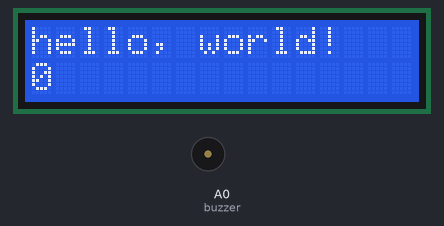
Simulated run of this sketch. Board: Arduino Uno, built with avr-gcc and run on an emulated ATmega328P. Parts: 16×2 character LCD, buzzer (waves = sounding).

Above: at 0.36 s.
At 9.87 s:
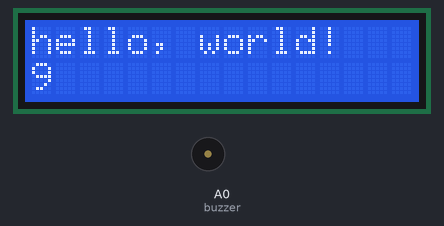
At 19.88 s:
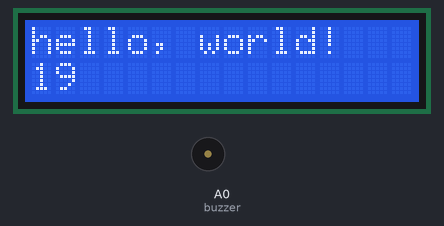
At 39.65 s:
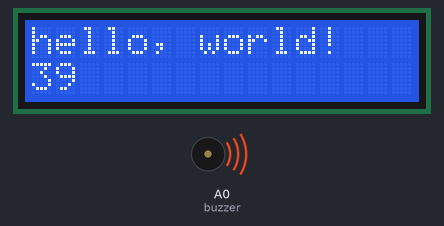
Timing chart, 0 to 40.0 s (numbered marks = the images above):
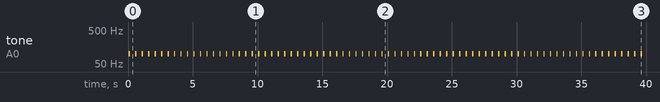

Measured:
- by itself, tone on A0 (buzzer): alternates 100 Hz for 0.10 s and silent for 0.40 s
- what the display in image 1 shows lasts 1.0 s, from 9.1 s to 10.1 s

The sketch:

LCDBuzzer.ino
```cpp
// include the library code:
#include <LiquidCrystal.h>

// initialize the library with the numbers of the interface pins
LiquidCrystal lcd(7, 6, 5, 4, 3, 2);

const int buzzer = A0;

void setup() {
  // set up the LCD's number of columns and rows:
  lcd.begin(16, 2);

  pinMode(buzzer, OUTPUT);

  // Print a message to the LCD.
  lcd.print("hello, world!");
}

void loop() {
  // set the cursor to column 0, line 1
  // (note: line 1 is the second row, since counting begins with 0):
  lcd.setCursor(0, 1);
  // print the number of seconds since reset:
  lcd.print(millis() / 1000);
  tone(buzzer, 100, 100);
  // delay a bit
  delay(500);
}
```
